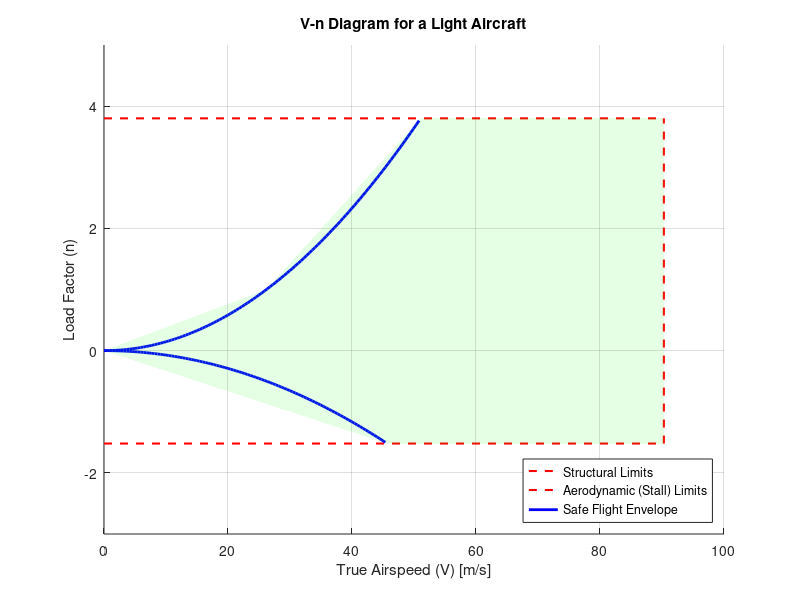

This chart was generated by the following MATLAB code:
W = 1111 * 9.81; %weight of an cessna 172 in newtons
S = 16.2; % wing area
rho = 1.225; %sea-level air density
CL_max_pos = 1.6;
CL_max_neg = -0.8;
n_max = 3.8; % Positive structural limit (load factor)
n_min = -1.52; % Negative structural limit (load factor)
V_NE = 90.3; %never eceed velocity


% --- Calculate Corner Points ---
% Stall speed at n=1
V_S = sqrt((2 * W) / (rho * S * CL_max_pos));

% Maneuvering speed (VA) - the speed where the stall line intersects n_max
V_A = V_S * sqrt(n_max);



V = linspace(0, V_NE, 200);

% Structural Limits
figure('Name', 'V-n Diagram');
hold on;
plot([0 V_NE], [n_max n_max], 'r--', 'LineWidth', 1.5);
plot([0 V_NE], [n_min n_min], 'r--', 'LineWidth', 1.5); 
plot([V_NE V_NE], [n_min n_max], 'r--', 'LineWidth', 1.5, 'HandleVisibility', 'off');

n_pos_stall = (0.5 * rho * V.^2 * S * CL_max_pos) / W;
n_neg_stall = (0.5 * rho * V.^2 * S * CL_max_neg) / W;

V_pos_stall_plot = V(V <= V_A);
n_pos_stall_plot = n_pos_stall(V <= V_A);
plot(V_pos_stall_plot, n_pos_stall_plot, 'b-', 'LineWidth', 2);

V_neg_corner = sqrt((2 * W * n_min) / (rho * S * CL_max_neg));
V_neg_stall_plot = V(V <= V_neg_corner);
n_neg_stall_plot = n_neg_stall(V <= V_neg_corner);
plot(V_neg_stall_plot, n_neg_stall_plot, 'b-', 'LineWidth', 2, 'HandleVisibility', 'off');


% safe flight area
fill([V_S V_A V_NE V_NE V_neg_corner 0 V_S], ...
     [1 n_max n_max n_min n_min 0 1], 'g', 'FaceAlpha', 0.1, 'EdgeColor', 'none');

title('V-n Diagram for a Light Aircraft');
xlabel('True Airspeed (V) [m/s]');
ylabel('Load Factor (n)');
grid on;
axis([0 100 -3 5]);
legend('Structural Limits', 'Aerodynamic (Stall) Limits', 'Safe Flight Envelope', 'Location', 'southeast');
hold off;

    

